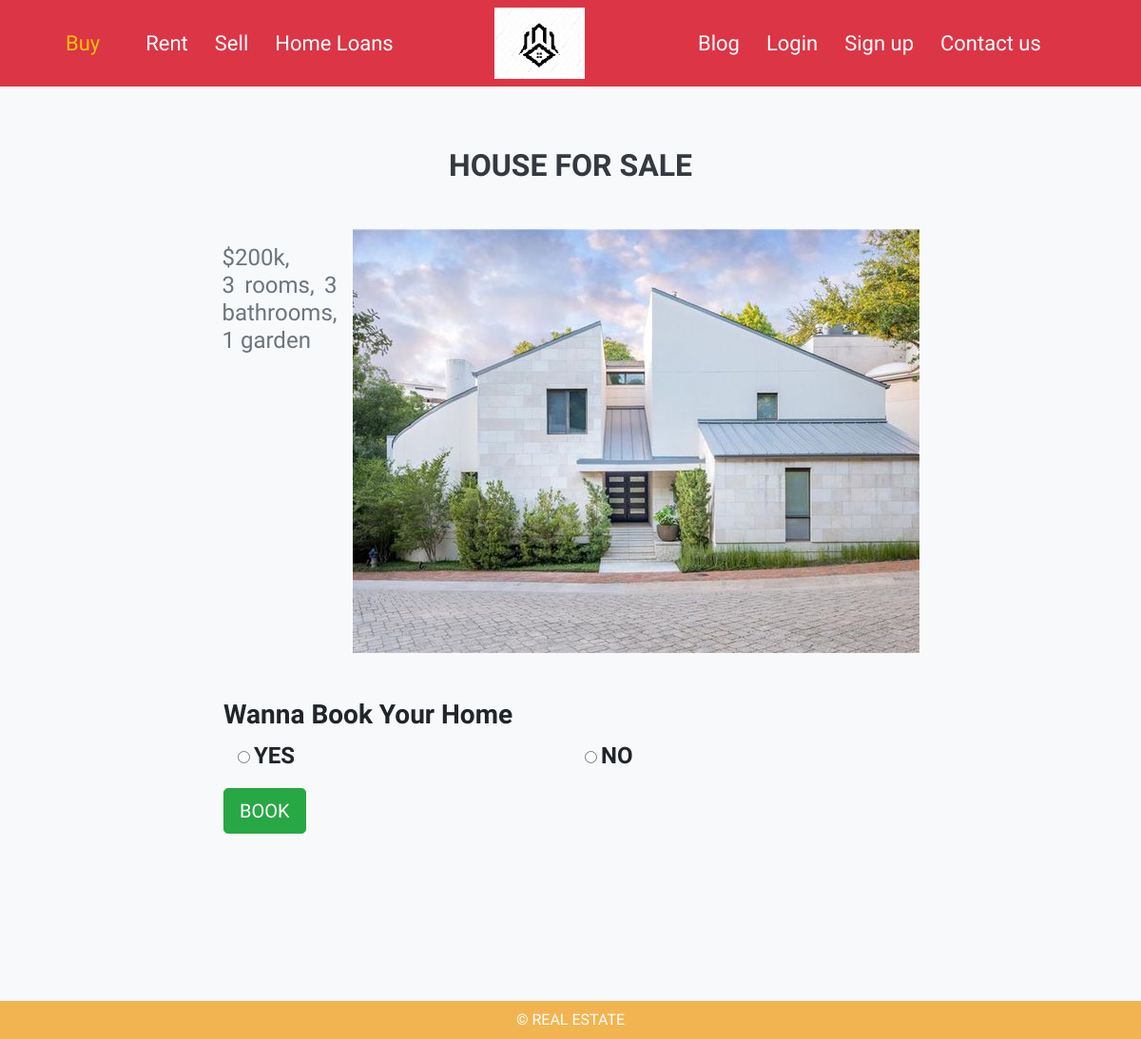
The page /show.php?ref=1 on the database its author committed.
### tables this page shows
CREATE TABLE `buy_house` (
  `id` int(10) NOT NULL,
  `price` text NOT NULL,
  `details` text NOT NULL,
  `image` text NOT NULL,
  `category` text NOT NULL
);

### show.php (the view, shortened to what this page needs)
<?php
    $ref=$_REQUEST['ref'];
    require_once ('db.php');
?>
<!DOCTYPE html>
<html lang="en">
<head>
    <link rel="stylesheet" href="css/style.css">
    <link rel="stylesheet" href="css/bootstrap.min.css">
</head>
<body class="bg-light">
    <?php
    if(!isset($_SESSION['username'])) {
    ?>
    <section class="header bg-danger" id="header">
   <div class="container ">
       <div class="row ">
            <div class="col-md-5 col-5 my-auto">
                    <ul class="list-unstyled my-auto">
                        <li ><a href="index.php" id="active">Buy</a>
                         <li>
                        <li><a href="rent.php">Rent</a></li>
                        <li><a href="sell.php">Sell</a></li>
                        <li ><a href="loan.php">Home Loans</a></li>
                    </ul>
                </div>
                <div class="col-md-2 col-2 py-2">
                     <a href="index.php"><img src="images/logo.jpg" alt="logo" class="logo-img" ></a>
                </div>
                <div class="col-md-5 col-5  my-auto">
                        <ul class="list-unstyled my-auto">
                                <li ><a href="blog.php">Blog</a></li>
                                <li ><a href="" id="login-btn">Login</a></li>
                                <li ><a href="" id="signup-btn">Sign up</a></li>
                                <li ><a href="contact.php">Contact us</a></li>
                            </ul>
                </div>
       </div>
   </div>
</section>
<?php
}
?>
    <div class="container py-5">
    <div class="row">
    <div class="col-8 mx-auto">
    <h2 class="text-justify text-center font-weight-bold text-uppercase text-dark my-3">house for sale</h2>
    <?php
    $e = "SELECT * FROM buy_house WHERE id = '$ref'";
$qu = mysqli_query($db, $e);
$n = mysqli_num_rows($qu);
if($n > 0)  {
    while($b = mysqli_fetch_assoc($qu)) {
        $home_id = $b['id'];
?>
    <div class="d-flex justify-content-center my-5">
    <h4 class="text-justify text-muted mt-3 mr-2">$<?php echo $b['price']; ?>,<br>
    <?php echo $b['details']; ?> </h4>
    <img src="admin/img/<?php echo $b['image']; ?>" alt="store" class="img-fluid ml-2">
    </div>
    <?php
        }
    }
    ?>
    <form action="insert.php?get_id=<?php echo $home_id; ?>" method="post">
    <h3 class="text-left text-capitalize font-weight-bold">wanna book your home</h3>
        <div class="form-group d-flex">
        <div class="col-6">
        <input type="radio" name="booking" value="YES" required>
        <span class="font-weight-bold" style="font-size:1.5rem;">YES</span>
        </div>
        <div class="col-6">
        <input type="radio" name="booking" value="NO" required>
        <span class="font-weight-bold" style="font-size:1.5rem;">NO</span>
        </div>
        </div>
        <input class="btn btn-success btn-lg" type="submit" name="submit" value="BOOK" />
    </form>
    </div>
    </div>
    </div>
 <section class="footer" id="footer-blog" style="background-color: #f2b450;height: 40px;
            overflow: hidden;margin-top: 8rem !important;">
            <div class="container">
                <p class="text-center text-white text-uppercase" style="line-height: 2.5">&copy; real estate</p>
            </div>
        </section>
    </body>
    </html>

### css/style.css (style rules this page uses)
:root { --warning:#ffc107; --brightYellow:#E3B505; --darkBrown:#BB9357; --yellow:#f2b450; --brown:#382923; --black:#191919; --grey:rgb(189, 196, 191); --blue: #007bff; --indigo: #6610f2; --purple: #6f42c1; --pink: #e83e8c; --red: #dc3545; --orange: #fd7e14; --yellow: #ffc107; --green: #28a745; --teal: #20c997; --cyan: #17a2b8; --white: #fff; --gray: #6c757d; --gray-dark: #343a40; --primary: #007bff; --secondary: #6c757d; --success: #28a745; --info: #17a2b8; --warning: #ffc107; --danger: #dc3545; --light: #f8f9fa; --dark: #343a40; }
body { font-family: 'Kalam', cursive !important; margin: 0 auto;padding: 0 auto; }
#header ul li { display: inline-block !important; }
.logo-img { height: 75px; }
#header #active { color: var(--warning) !important; }
#header ul li a { text-decoration:none; color: white;font-size: 22px !important; }
#header ul li { padding-left: 1.5rem !important; }
.footer { background-color: #f2b450;height: 40px; overflow: hidden; }

### rows shown on the page
buy_house: price "200k", details "3 rooms, 3 bathrooms, 1 garden", image (picture)
